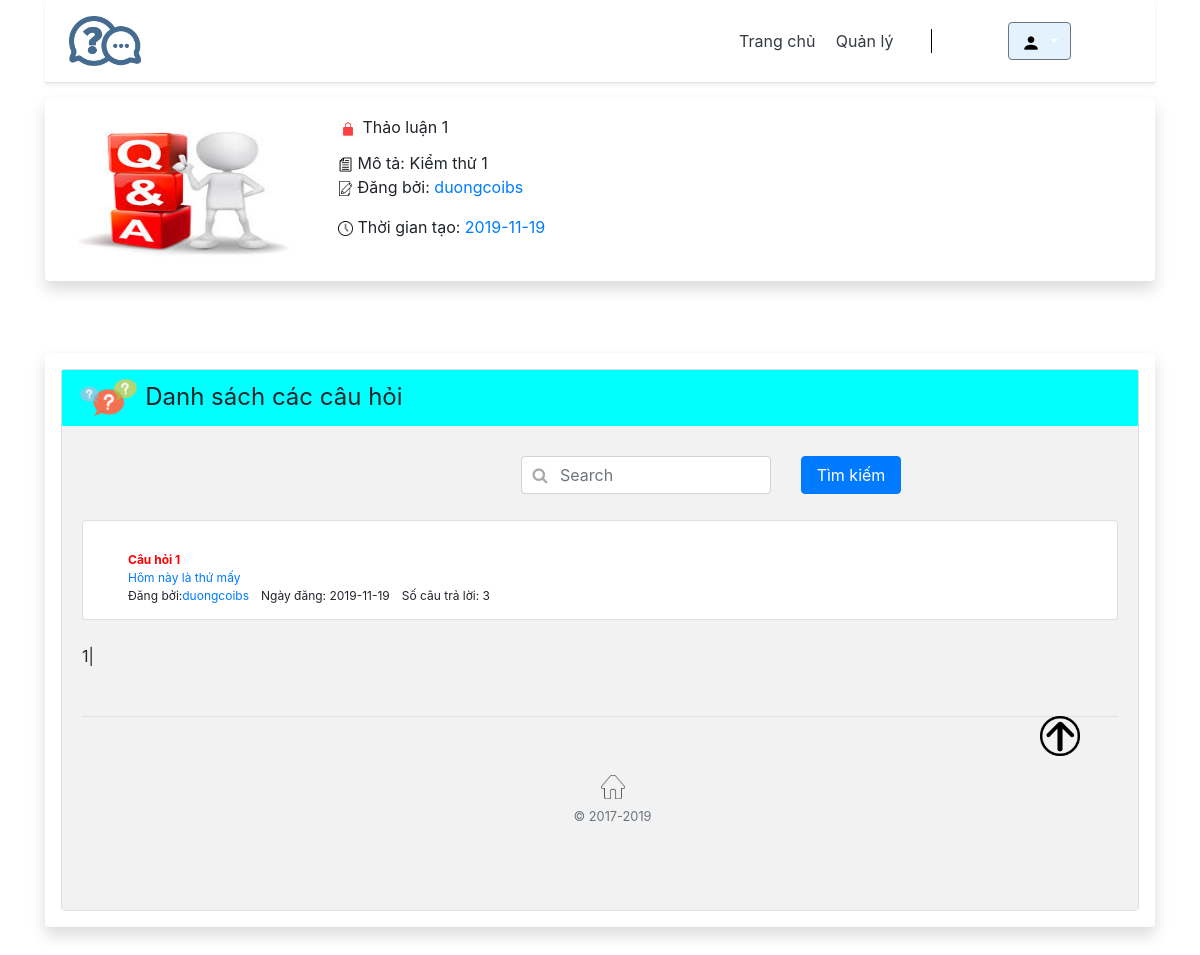
Page /php/ThaoLuan.php?id=1 on the committed database.
### tables this page shows
CREATE TABLE `topic` (
  `id_topic` int(11) NOT NULL,
  `topic` varchar(50) NOT NULL,
  `detail` varchar(100) NOT NULL,
  `time` date NOT NULL,
  `user` varchar(35) NOT NULL,
  `status` varchar(255) NOT NULL
);

CREATE TABLE `question` (
  `id_question` int(11) NOT NULL,
  `question` varchar(50) NOT NULL,
  `detail` varchar(100) NOT NULL,
  `time` date NOT NULL,
  `user` varchar(35) NOT NULL,
  `id_topic` int(11) NOT NULL,
  `id_check` int(11) DEFAULT NULL
);

### php/ThaoLuan.php (the view, shortened to what this page needs)
<!DOCTYPE html>
<html>
<head>
    <link rel="stylesheet" type="text/css" href="style.css">
    <link rel="stylesheet" type="text/css" href="css/bootstrap.min.css">
    <link rel="stylesheet" href="https://cdnjs.cloudflare.com/ajax/libs/font-awesome/4.7.0/css/font-awesome.min.css">
</head>
<body>
    <div class="container">
        <div id="menu">
            <div class="d-flex flex-column flex-md-row align-items-center p-3 px-md-4 mb-3 bg-white border-bottom shadow-sm">
                <a onClick=home() class="my-0 mr-md-auto font-weight-normal"><img src="images/logo.png" height="50px"></a>
                <nav class="my-2 my-md-0 mr-md-3" style="border-right:solid 1px black;padding-right:30px">
                    <a class="p-2 text-dark" href="TrangChu.php">Trang chủ</a>
                    <a class="p-2 text-dark" href="#">Quản lý</a>
                </nav>
                <div class="dropdown">
                    <button class="btn btn-secondary dropdown-toggle" type="button" id="dropdownMenuButton"
                    data-toggle="dropdown" aria-haspopup="true" aria-expanded="false"
                    style="background-color:#e3f2fd;margin-right:60px;margin-left:60px;">
                    <img src="images/user.png" height="20px" width="auto" />
                </button>
            </div>
        </div>
    </div>
    <?php
    $conn = mysqli_connect('localhost', 'root', '', 'q_a');
    $id = mysqli_real_escape_string($conn, $_GET['id']);
    $query = "SELECT * FROM topic WHERE id_topic = $id";
    $result = mysqli_query($conn, $query);
    $post = mysqli_fetch_assoc($result);
?>
<div class="shadow p-3 mb-5 bg-white rounded" width="">
    <div class="row">
        <div class="col-md-3">
            <img src="images/q-and-a.jpg" class="card-img d-none d-md-block d-lg-block d-xl-block" alt="Q and A"
            height="150px" width="auto">
        </div>
        <div class="col-md-9">
            <div class="card-body-right">
                <p class="card-title">
                    <img src="images/icon-lock.png" alt="" width="20" height="20">
                    <?php echo $post['topic']; ?>
                </p>
                <p class="card-text">
                    <img src="images/mo-ta.jpg" alt="" width="15" height="15">
                    Mô tả: <?php echo $post['detail']; ?><br>
                    <img src="images/dang-boi.png" alt="" width="15" height="15">
                    Đăng bởi: <a href=""><?php echo $post['user']; ?></a>
                </p>
                <p class="card-text">
                    <img src="images/thoi-gian.jpg" width="15" height="15" alt="">
                    Thời gian tạo:
                    <a href="#" class=""><?php echo $post['time']; ?></a>
                </p>
            </div>
        </div>
    </div>
</div>
<br>
<div class="shadow p-3 mb-5 bg-white rounded" style="margin-bottom:70px;">
    <div class="card" id="question">
        <nav class="navbar" style="background-color:#00ffff">
            <div>
                <h4 class="my-0 mr-md-auto font-weight-normal"><img src="images/question.png" height="40px"
                    width="auto" /> Danh sách các câu hỏi</h4>
                </div>
        </nav>
        <div class="card-body" id="question-body" style="background-color: #f2f2f2;">
            <form method='post'>
               <div class="row">
                  <div class="col">
                </div>
                <div class="col">
                    <div class="search form-group has-search" style="float:right;">
                        <input type="text" class="form-control" name=timkiem placeholder="Search">
                    </div>
                </div>
                <div class="col">
                    <input class="btn btn-primary" type="submit"  value="Tìm kiếm" style="width:100px" name="search" style="float:left">
                </div>
            </div>
        </form>
<?php
$conn = mysqli_connect('localhost', 'root', '', 'q_a');
$result = mysqli_query($conn, 'select count(id_question) as total from question');
$row = mysqli_fetch_assoc($result);
$total_records = $row['total'];
$current_page = isset($_GET['page']) ? $_GET['page'] : 1;
$limit = 10;
$total_page = ceil($total_records / $limit);
$start = ($current_page - 1) * $limit;
$danhsach = mysqli_query($conn, "SELECT * FROM question WHERE id_topic = $id LIMIT $start, $limit");
?>
<div>
    <?php
    if($danhsach->num_rows >0){
        while ($row = mysqli_fetch_assoc($danhsach)){
            $sum_answer = $row['id_question'];
            $socautraloi = mysqli_query($conn, "SELECT COUNT(*) as sum FROM answer WHERE id_question = $sum_answer");
            $sum = mysqli_fetch_assoc($socautraloi);
            echo"<div class='list-question'>";
            echo"<div class='card' id='question-item'>";
            echo"<div class='card-body'>";
            echo"<div class='row'>";
            echo"<div class='col-8'>";
            echo"<a href='http://localhost/Web-nhom-10/php/CauHoi.php?ques=".$row['id_question']."' class='title'>".$row['question']."</a><br>";
            echo"<a href='#' class='trangthaicauhoi'>".$row['detail']."</a><br>";
            echo"<p>";
            echo"Đăng bởi:";
            echo"<a href=''>".$row['user']."</a>";
            echo"&emsp;Ngày đăng: ".$row['time']."";
            echo"&emsp;Số câu trả lời: ".$sum['sum']."";
            echo"</p>";
            echo"</div>";
            ?>
            <?php
            echo"</div>";
            echo"</div>";
            echo"</div>";
            echo"</div>";
            echo"<br>";
        }
    }
    else{
        echo"";
    }
    ?>
</div>
<div class="pagination">
    <?php
 for ($i = 1; $i <= $total_page; $i++){
     if ($i == $current_page){
         echo '<span>'.$i.'</span> | ';
     }
     else{
         echo '<a href="ThaoLuan.php?id='.$id.'&page='.$i.'">'.$i.'</a> | ';
     }
 }
 ?>
</div>
<div class="text-center">
    <a href="Trangchu.html#menu" style="border-radius: 75%;position:fixed;right:10%"><img src="btt.png"
        height="40px" width="auto" /></a>
        <footer class="pt-4 my-md-5 pt-md-5 border-top">
            <div class="row">
                <div class="col-12 col-md">
                    <img class="mb-2" src="footer.png" alt="" width="24" height="24">
                    <small class="d-block mb-3 text-muted">&copy; 2017-2019</small>
                </div>
            </div>
        </footer>
    </div>
</div>
</body>
</html>

### php/style.css (style rules this page uses)
* { margin: 0; padding: 0; }

### php/ThaoLuan.php (style rules this page uses)
.card .row { margin-top: 10px; margin-left: 10px; margin-bottom: 10px; }
.has-search .form-control { padding-left: 2.375rem; width: 250px; }
#question #question-body { background-color: #f2f2f2; }
.list-question .title { font-weight: bold; color: #ff0000; }
.list-question { font-size: 12px; }
.list-question #question-item { max-height: 100px; }

### rows in the picture
topic: topic "Thảo luận 1", detail "Kiểm thử 1", user "duongcoibs", time "2019-11-19"
question: question "Câu hỏi 1", detail "Hôm này là thứ mấy", user "duongcoibs", time "2019-11-19", sum "3"
